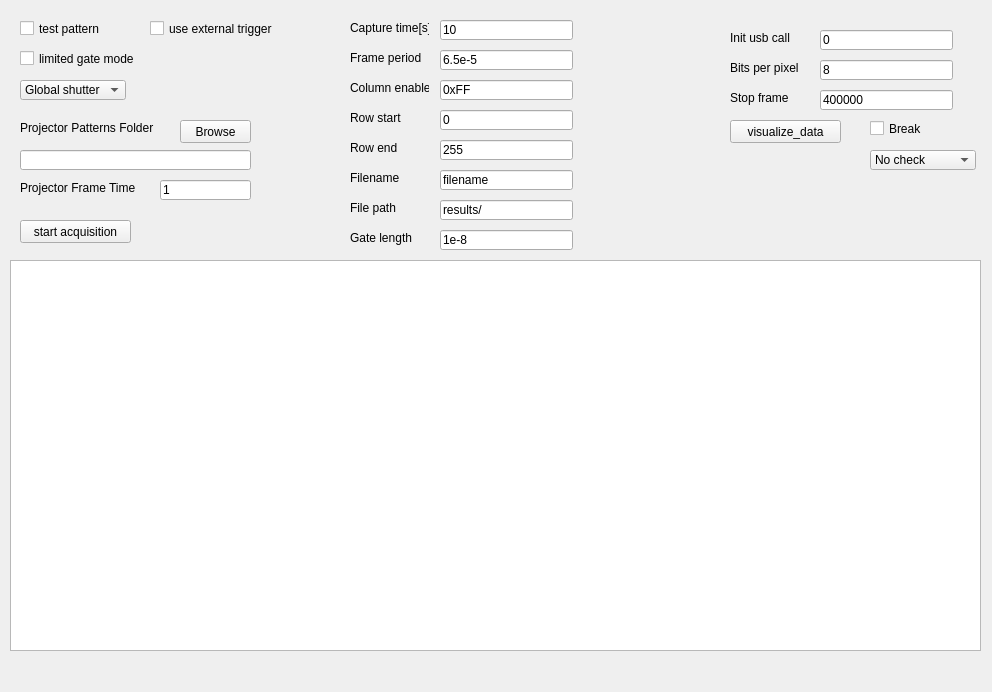
<?xml version="1.0" encoding="UTF-8"?>
<ui version="4.0">
 <class>ss2_1b_cont_stream_SL</class>
 <widget class="QWidget" name="ss2_1b_cont_stream_SL">
  <property name="geometry">
   <rect>
    <x>0</x>
    <y>0</y>
    <width>992</width>
    <height>692</height>
   </rect>
  </property>
  <property name="windowTitle">
   <string>Form</string>
  </property>
  <widget class="QLineEdit" name="capture_time">
   <property name="geometry">
    <rect>
     <x>440</x>
     <y>20</y>
     <width>133</width>
     <height>20</height>
    </rect>
   </property>
   <property name="whatsThis">
    <string>&lt;html&gt;&lt;head/&gt;&lt;body&gt;&lt;p&gt;Set the time in seconds. For continuous integration set to -1 .&lt;/p&gt;&lt;p&gt;&lt;br/&gt;&lt;/p&gt;&lt;/body&gt;&lt;/html&gt;</string>
   </property>
   <property name="text">
    <string>10</string>
   </property>
  </widget>
  <widget class="QLabel" name="label">
   <property name="geometry">
    <rect>
     <x>350</x>
     <y>20</y>
     <width>79</width>
     <height>16</height>
    </rect>
   </property>
   <property name="text">
    <string>Capture time[s]</string>
   </property>
  </widget>
  <widget class="QLineEdit" name="frame_period">
   <property name="geometry">
    <rect>
     <x>440</x>
     <y>50</y>
     <width>133</width>
     <height>20</height>
    </rect>
   </property>
   <property name="whatsThis">
    <string>&lt;html&gt;&lt;head/&gt;&lt;body&gt;&lt;p&gt;Set the time in seconds. For continuous integration set to -1 .&lt;/p&gt;&lt;p&gt;&lt;br/&gt;&lt;/p&gt;&lt;/body&gt;&lt;/html&gt;</string>
   </property>
   <property name="text">
    <string>6.5e-5</string>
   </property>
  </widget>
  <widget class="QLineEdit" name="column_en">
   <property name="geometry">
    <rect>
     <x>440</x>
     <y>80</y>
     <width>133</width>
     <height>20</height>
    </rect>
   </property>
   <property name="whatsThis">
    <string>&lt;html&gt;&lt;head/&gt;&lt;body&gt;&lt;p&gt;Set the time in seconds. For continuous integration set to -1 .&lt;/p&gt;&lt;p&gt;&lt;br/&gt;&lt;/p&gt;&lt;/body&gt;&lt;/html&gt;</string>
   </property>
   <property name="text">
    <string>0xFF</string>
   </property>
  </widget>
  <widget class="QLineEdit" name="row_start">
   <property name="geometry">
    <rect>
     <x>440</x>
     <y>110</y>
     <width>133</width>
     <height>20</height>
    </rect>
   </property>
   <property name="whatsThis">
    <string>&lt;html&gt;&lt;head/&gt;&lt;body&gt;&lt;p&gt;Set the time in seconds. For continuous integration set to -1 .&lt;/p&gt;&lt;p&gt;&lt;br/&gt;&lt;/p&gt;&lt;/body&gt;&lt;/html&gt;</string>
   </property>
   <property name="text">
    <string>0</string>
   </property>
  </widget>
  <widget class="QLabel" name="label_2">
   <property name="geometry">
    <rect>
     <x>350</x>
     <y>50</y>
     <width>79</width>
     <height>16</height>
    </rect>
   </property>
   <property name="text">
    <string>Frame period</string>
   </property>
  </widget>
  <widget class="QLabel" name="label_3">
   <property name="geometry">
    <rect>
     <x>350</x>
     <y>80</y>
     <width>79</width>
     <height>16</height>
    </rect>
   </property>
   <property name="text">
    <string>Column enable</string>
   </property>
  </widget>
  <widget class="QLabel" name="label_4">
   <property name="geometry">
    <rect>
     <x>350</x>
     <y>110</y>
     <width>79</width>
     <height>16</height>
    </rect>
   </property>
   <property name="text">
    <string>Row start</string>
   </property>
  </widget>
  <widget class="QLabel" name="label_5">
   <property name="geometry">
    <rect>
     <x>350</x>
     <y>140</y>
     <width>79</width>
     <height>16</height>
    </rect>
   </property>
   <property name="text">
    <string>Row end</string>
   </property>
  </widget>
  <widget class="QLineEdit" name="row_end">
   <property name="geometry">
    <rect>
     <x>440</x>
     <y>140</y>
     <width>133</width>
     <height>20</height>
    </rect>
   </property>
   <property name="whatsThis">
    <string>&lt;html&gt;&lt;head/&gt;&lt;body&gt;&lt;p&gt;Set the time in seconds. For continuous integration set to -1 .&lt;/p&gt;&lt;p&gt;&lt;br/&gt;&lt;/p&gt;&lt;/body&gt;&lt;/html&gt;</string>
   </property>
   <property name="text">
    <string>255</string>
   </property>
  </widget>
  <widget class="QCheckBox" name="break_seq">
   <property name="geometry">
    <rect>
     <x>870</x>
     <y>120</y>
     <width>131</width>
     <height>17</height>
    </rect>
   </property>
   <property name="layoutDirection">
    <enum>Qt::LeftToRight</enum>
   </property>
   <property name="text">
    <string>Break</string>
   </property>
  </widget>
  <widget class="QLineEdit" name="filename">
   <property name="geometry">
    <rect>
     <x>440</x>
     <y>170</y>
     <width>133</width>
     <height>20</height>
    </rect>
   </property>
   <property name="whatsThis">
    <string>&lt;html&gt;&lt;head/&gt;&lt;body&gt;&lt;p&gt;Set the time in seconds. For continuous integration set to -1 .&lt;/p&gt;&lt;p&gt;&lt;br/&gt;&lt;/p&gt;&lt;/body&gt;&lt;/html&gt;</string>
   </property>
   <property name="text">
    <string>filename</string>
   </property>
  </widget>
  <widget class="QLabel" name="label_8">
   <property name="geometry">
    <rect>
     <x>350</x>
     <y>170</y>
     <width>79</width>
     <height>16</height>
    </rect>
   </property>
   <property name="text">
    <string>Filename</string>
   </property>
  </widget>
  <widget class="PlotWidget" name="graphicsView">
   <property name="geometry">
    <rect>
     <x>10</x>
     <y>260</y>
     <width>971</width>
     <height>391</height>
    </rect>
   </property>
  </widget>
  <widget class="QPushButton" name="visualize_data">
   <property name="geometry">
    <rect>
     <x>730</x>
     <y>120</y>
     <width>111</width>
     <height>23</height>
    </rect>
   </property>
   <property name="text">
    <string>visualize_data</string>
   </property>
  </widget>
  <widget class="QLineEdit" name="bits_size">
   <property name="geometry">
    <rect>
     <x>820</x>
     <y>60</y>
     <width>133</width>
     <height>20</height>
    </rect>
   </property>
   <property name="whatsThis">
    <string>&lt;html&gt;&lt;head/&gt;&lt;body&gt;&lt;p&gt;Set the time in seconds. For continuous integration set to -1 .&lt;/p&gt;&lt;p&gt;&lt;br/&gt;&lt;/p&gt;&lt;/body&gt;&lt;/html&gt;</string>
   </property>
   <property name="text">
    <string>8</string>
   </property>
  </widget>
  <widget class="QLabel" name="label_9">
   <property name="geometry">
    <rect>
     <x>730</x>
     <y>60</y>
     <width>79</width>
     <height>16</height>
    </rect>
   </property>
   <property name="text">
    <string>Bits per pixel</string>
   </property>
  </widget>
  <widget class="QLineEdit" name="usb_call_init">
   <property name="geometry">
    <rect>
     <x>820</x>
     <y>30</y>
     <width>133</width>
     <height>20</height>
    </rect>
   </property>
   <property name="whatsThis">
    <string>&lt;html&gt;&lt;head/&gt;&lt;body&gt;&lt;p&gt;Set the time in seconds. For continuous integration set to -1 .&lt;/p&gt;&lt;p&gt;&lt;br/&gt;&lt;/p&gt;&lt;/body&gt;&lt;/html&gt;</string>
   </property>
   <property name="text">
    <string>0</string>
   </property>
  </widget>
  <widget class="QLabel" name="label_6">
   <property name="geometry">
    <rect>
     <x>730</x>
     <y>30</y>
     <width>79</width>
     <height>16</height>
    </rect>
   </property>
   <property name="text">
    <string>Init usb call</string>
   </property>
  </widget>
  <widget class="QPushButton" name="start_acq">
   <property name="geometry">
    <rect>
     <x>20</x>
     <y>220</y>
     <width>111</width>
     <height>23</height>
    </rect>
   </property>
   <property name="text">
    <string>start acquisition</string>
   </property>
  </widget>
  <widget class="QCheckBox" name="debug_mode">
   <property name="geometry">
    <rect>
     <x>20</x>
     <y>20</y>
     <width>131</width>
     <height>17</height>
    </rect>
   </property>
   <property name="layoutDirection">
    <enum>Qt::LeftToRight</enum>
   </property>
   <property name="text">
    <string>test pattern</string>
   </property>
  </widget>
  <widget class="QCheckBox" name="limited_gate_mode">
   <property name="geometry">
    <rect>
     <x>20</x>
     <y>50</y>
     <width>131</width>
     <height>17</height>
    </rect>
   </property>
   <property name="layoutDirection">
    <enum>Qt::LeftToRight</enum>
   </property>
   <property name="text">
    <string>limited gate mode</string>
   </property>
  </widget>
  <widget class="QLineEdit" name="gate_length">
   <property name="geometry">
    <rect>
     <x>440</x>
     <y>230</y>
     <width>133</width>
     <height>20</height>
    </rect>
   </property>
   <property name="whatsThis">
    <string>&lt;html&gt;&lt;head/&gt;&lt;body&gt;&lt;p&gt;Set the time in seconds. For continuous integration set to -1 .&lt;/p&gt;&lt;p&gt;&lt;br/&gt;&lt;/p&gt;&lt;/body&gt;&lt;/html&gt;</string>
   </property>
   <property name="text">
    <string>1e-8</string>
   </property>
  </widget>
  <widget class="QLabel" name="label_10">
   <property name="geometry">
    <rect>
     <x>350</x>
     <y>230</y>
     <width>79</width>
     <height>16</height>
    </rect>
   </property>
   <property name="text">
    <string>Gate length</string>
   </property>
  </widget>
  <widget class="QComboBox" name="op_mode">
   <property name="geometry">
    <rect>
     <x>20</x>
     <y>80</y>
     <width>106</width>
     <height>20</height>
    </rect>
   </property>
   <property name="minimumContentsLength">
    <number>0</number>
   </property>
   <item>
    <property name="text">
     <string>Global shutter</string>
    </property>
   </item>
   <item>
    <property name="text">
     <string>Rolling shutter</string>
    </property>
   </item>
  </widget>
  <widget class="QLineEdit" name="file_path">
   <property name="geometry">
    <rect>
     <x>440</x>
     <y>200</y>
     <width>133</width>
     <height>20</height>
    </rect>
   </property>
   <property name="whatsThis">
    <string>&lt;html&gt;&lt;head/&gt;&lt;body&gt;&lt;p&gt;Set the time in seconds. For continuous integration set to -1 .&lt;/p&gt;&lt;p&gt;&lt;br/&gt;&lt;/p&gt;&lt;/body&gt;&lt;/html&gt;</string>
   </property>
   <property name="text">
    <string>results/</string>
   </property>
  </widget>
  <widget class="QLabel" name="label_11">
   <property name="geometry">
    <rect>
     <x>350</x>
     <y>200</y>
     <width>79</width>
     <height>16</height>
    </rect>
   </property>
   <property name="text">
    <string>File path</string>
   </property>
  </widget>
  <widget class="QComboBox" name="check_mode">
   <property name="geometry">
    <rect>
     <x>870</x>
     <y>150</y>
     <width>106</width>
     <height>20</height>
    </rect>
   </property>
   <property name="minimumContentsLength">
    <number>0</number>
   </property>
   <item>
    <property name="text">
     <string>No check</string>
    </property>
   </item>
   <item>
    <property name="text">
     <string>Headers only</string>
    </property>
   </item>
   <item>
    <property name="text">
     <string>Full check</string>
    </property>
   </item>
   <item>
    <property name="text">
     <string>Histogram lost frames</string>
    </property>
   </item>
  </widget>
  <widget class="QLineEdit" name="stop_frame">
   <property name="geometry">
    <rect>
     <x>820</x>
     <y>90</y>
     <width>133</width>
     <height>20</height>
    </rect>
   </property>
   <property name="whatsThis">
    <string>&lt;html&gt;&lt;head/&gt;&lt;body&gt;&lt;p&gt;Set the time in seconds. For continuous integration set to -1 .&lt;/p&gt;&lt;p&gt;&lt;br/&gt;&lt;/p&gt;&lt;/body&gt;&lt;/html&gt;</string>
   </property>
   <property name="text">
    <string>400000</string>
   </property>
  </widget>
  <widget class="QLabel" name="label_12">
   <property name="geometry">
    <rect>
     <x>730</x>
     <y>90</y>
     <width>79</width>
     <height>16</height>
    </rect>
   </property>
   <property name="text">
    <string>Stop frame</string>
   </property>
  </widget>
  <widget class="QCheckBox" name="use_ext_trg">
   <property name="geometry">
    <rect>
     <x>150</x>
     <y>20</y>
     <width>131</width>
     <height>17</height>
    </rect>
   </property>
   <property name="layoutDirection">
    <enum>Qt::LeftToRight</enum>
   </property>
   <property name="text">
    <string>use external trigger</string>
   </property>
  </widget>
  <widget class="QLabel" name="label_13">
   <property name="geometry">
    <rect>
     <x>20</x>
     <y>120</y>
     <width>151</width>
     <height>16</height>
    </rect>
   </property>
   <property name="text">
    <string>Projector Patterns Folder</string>
   </property>
  </widget>
  <widget class="QPushButton" name="browse_button">
   <property name="geometry">
    <rect>
     <x>180</x>
     <y>120</y>
     <width>71</width>
     <height>23</height>
    </rect>
   </property>
   <property name="text">
    <string>Browse</string>
   </property>
  </widget>
  <widget class="QLineEdit" name="pattern_line">
   <property name="geometry">
    <rect>
     <x>20</x>
     <y>150</y>
     <width>231</width>
     <height>20</height>
    </rect>
   </property>
   <property name="whatsThis">
    <string>&lt;html&gt;&lt;head/&gt;&lt;body&gt;&lt;p&gt;Set the time in seconds. For continuous integration set to -1 .&lt;/p&gt;&lt;p&gt;&lt;br/&gt;&lt;/p&gt;&lt;/body&gt;&lt;/html&gt;</string>
   </property>
   <property name="text">
    <string/>
   </property>
  </widget>
  <widget class="QLabel" name="label_14">
   <property name="geometry">
    <rect>
     <x>20</x>
     <y>180</y>
     <width>131</width>
     <height>16</height>
    </rect>
   </property>
   <property name="text">
    <string>Projector Frame Time</string>
   </property>
  </widget>
  <widget class="QLineEdit" name="pattern_time_line">
   <property name="geometry">
    <rect>
     <x>160</x>
     <y>180</y>
     <width>91</width>
     <height>20</height>
    </rect>
   </property>
   <property name="whatsThis">
    <string>&lt;html&gt;&lt;head/&gt;&lt;body&gt;&lt;p&gt;Set the time in seconds. For continuous integration set to -1 .&lt;/p&gt;&lt;p&gt;&lt;br/&gt;&lt;/p&gt;&lt;/body&gt;&lt;/html&gt;</string>
   </property>
   <property name="text">
    <string>1</string>
   </property>
  </widget>
 </widget>
 <customwidgets>
  <customwidget>
   <class>PlotWidget</class>
   <extends>QGraphicsView</extends>
   <header location="global">pyqtgraph</header>
  </customwidget>
 </customwidgets>
 <resources/>
 <connections/>
</ui>
